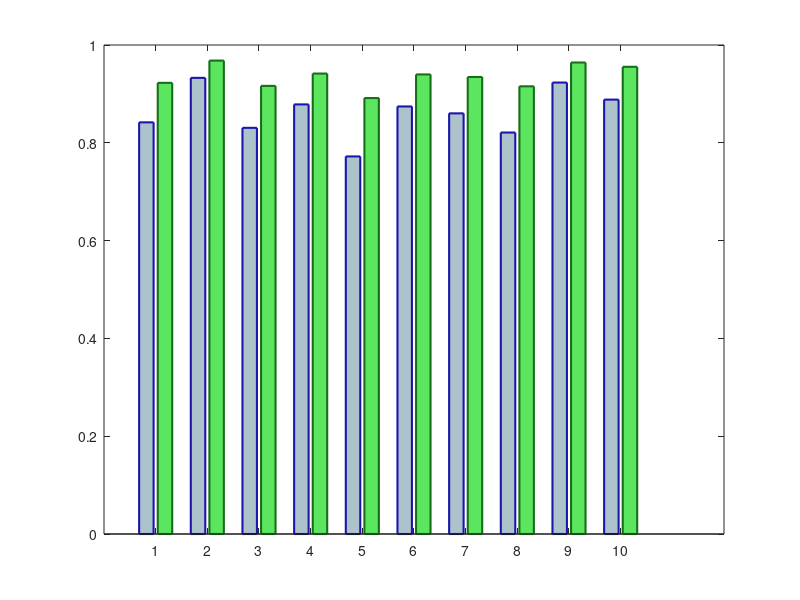

Write MATLAB code to recreate this figure. (Note: this script raises an error after producing the figure.)
y = [0.8418 0.9226; 0.9328 0.9681; 0.8306 0.9164; 0.8785 0.9416; 0.7721 0.8915; 0.8743 0.9398; ...
    0.8602 0.9346; 0.8210 0.9155; 0.9232 0.9642; 0.8883 0.9554];
fig=figure();
a=bar(y)
set(a(1),'FaceColor',[0.678, 0.764, 0.8],'EdgeColor',[0.109, 0.082, 0.674],'LineWidth',1.5);
set(a(2),'FaceColor',[0.360, 0.901, 0.376],'EdgeColor',[0.090, 0.431, 0.098],'LineWidth',1.5);
XTickLabel={'Paciente 11'; 'Paciente 12';...
 'Paciente 13';  'Paciente 14';  'Paciente 15';  'Paciente 16';  'Paciente 17';  'Paciente 18';  'Paciente 19'; 'Paciente 20'};
set(gca, 'XTick',XTick);
set(gca, 'XTickLabel', XTickLabel);
set(gca, 'XTickLabelRotation', 45);
legend({'Jaccard','Dice'},'FontSize',8,'Location','SouthOutside','Orientation','horizontal')
ylabel('Valor')